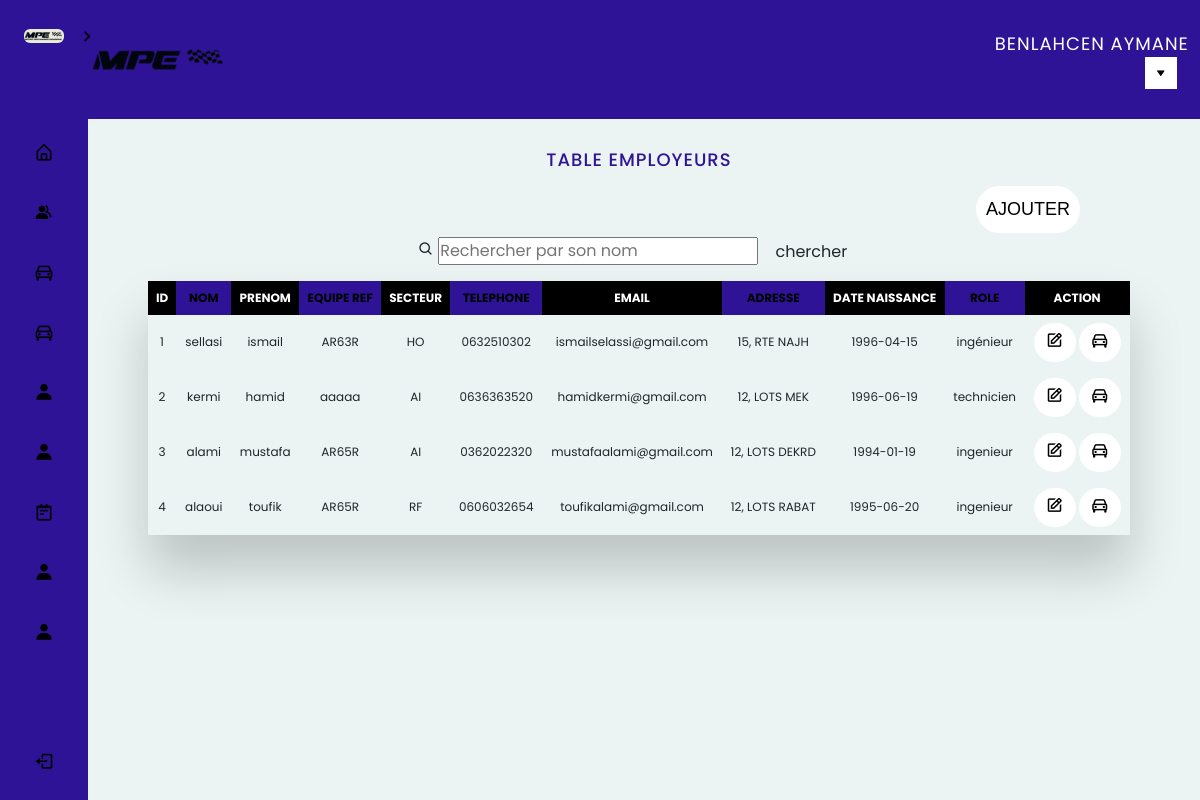
/admin/employeur.php (signed in), run on the app's committed database.
### tables this page shows
CREATE TABLE `employeur` (
  `id_employeur` int(11) NOT NULL,
  `id_equipe` int(11) NOT NULL,
  `nom` varchar(50) DEFAULT NULL,
  `prenom` varchar(50) DEFAULT NULL,
  `tel` varchar(15) DEFAULT NULL,
  `email` varchar(150) DEFAULT NULL,
  `adresse` varchar(200) DEFAULT NULL,
  `date_nais` date DEFAULT NULL,
  `role` varchar(20) DEFAULT NULL
);

CREATE TABLE `equipe` (
  `id_equipe` int(11) NOT NULL,
  `id_garage` int(11) NOT NULL,
  `secteur` varchar(50) DEFAULT NULL,
  `referance` varchar(10) NOT NULL
);

### admin/employeur.php (the view)
<?php include 'header.php'; ?>
<h2>Table employeurs</h2></br>
<div class="text-center ml-4">
    <form method="GET">
        <i class='bx bx-search icon'></i>
        <input type="text" name="s" id="s" placeholder="Rechercher par son nom" autocomplete="off">
        <input class="btn" type="submit" name="chercher" value="chercher">
    </form>
</div>
<div class="ml-auto">
    <a class="btn btn-customm" href="ajouteremployeur.php">AJOUTER</a>
</div>
<div class="table-wrapper">
    <table class="fl-table">
        <thead>
            <th>ID</th>
            <th>NOM</th>
            <th>PRENOM</th>
            <th>EQUIPE REF</th>
            <th>SECTEUR</th>
            <th>TELEPHONE</th>
            <th>EMAIL</th>
            <th>ADRESSE</th>
            <th>DATE NAISSANCE</th>
            <th>ROLE</th>
            <th>ACTION</th>
        </thead>
        <?php
        if (isset($_GET['chercher'])) {
            $s = $_GET['s'];
            $allemployeurs = $cnx->query("select employeur.*, equipe.referance , equipe.secteur from employeur
            inner join equipe on employeur.id_equipe = equipe.id_equipe");
            if (isset($_GET['s']) and !empty($_GET['s'])) {
                $recherche = htmlspecialchars($_GET['s']);
                $allemployeurs = $cnx->query("select employeur.*, equipe.referance , equipe.secteur from employeur
                inner join equipe on employeur.id_equipe = equipe.id_equipe WHERE email like  '%$s%' ");
            }
            if ($allemployeurs->rowCount() > 0) {
                while ($employeur = $allemployeurs->fetch()) {
        ?>
        <tbody>
                <tr>
                    <td>
                        <?php echo $employeur['id_employeur'] ?>
                    </td>
                    <td>
                        <?php echo $employeur['nom'] ?>
                    </td>
                    <td>
                        <?php echo $employeur['prenom'] ?>
                    </td>
                    <td>
                        <?php echo $employeur['referance'] ?>
                    </td>
                    <td>
                        <?php echo $employeur['secteur'] ?>
                    </td>
                    <td>
                        <?php echo $employeur['tel'] ?>
                    </td>
                    <td>
                        <?php echo $employeur['email'] ?>
                    </td>
                    <td>
                        <?php echo $employeur['adresse'] ?>
                    </td>
                    <td>
                        <?php echo $employeur['date_nais'] ?>
                    </td>
                    <td>
                        <?php echo $employeur['role'] ?>
                    </td>
                    <td>
                        <div class="aymxx">
                            <a class="btn btn-custom" href="modifieremployeur.php?idemployeur=<?php echo $employeur['id_employeur'] ?>"><i class='bx bx-edit icon'></i></a>
                            <a class="btn btn-custom" href="supprimeremployeur.php?idemployeur=<?php echo $employeur['id_employeur'] ?>"><i class='bx bx-car icon'></i></a>
                        </div>
                    </td>
                    </tr>
                    <?php } ?>
                    </tbody>
                <?php }
        } else {  ?>
                <?php
$mysqli = new mysqli("localhost", "root", "", "db_maintenance");
$mysqli->set_charset("utf8");
$requete = "select employeur.*, equipe.referance , equipe.secteur from employeur
inner join equipe on employeur.id_equipe = equipe.id_equipe";
$resultat = $mysqli->query($requete); ?>
        <tbody>
            <?php
            while ($ligne = $resultat->fetch_assoc()) {
            ?>
                <tr>
                    <td>
                        <?php echo $ligne['id_employeur'] ?>
                    </td>
                    <td>
                        <?php echo $ligne['nom'] ?>
                    </td>
                    <td>
                        <?php echo $ligne['prenom'] ?>
                    </td>
                    <td>
                        <?php echo $ligne['referance'] ?>
                    </td>
                    <td>
                        <?php echo $ligne['secteur'] ?>
                    </td>
                    <td>
                        <?php echo $ligne['tel'] ?>
                    </td>
                    <td>
                        <?php echo $ligne['email'] ?>
                    </td>
                    <td>
                        <?php echo $ligne['adresse'] ?>
                    </td>
                    <td>
                        <?php echo $ligne['date_nais'] ?>
                    </td>
                    <td>
                        <?php echo $ligne['role'] ?>
                    </td>
                    <td>
                        <div class="aymxx">
                            <a class="btn btn-custom" href="modifieremployeur.php?idemployeur=<?php echo $ligne['id_employeur'] ?>"><i class='bx bx-edit icon'></i></a>
                            <a class="btn btn-custom" href="supprimeremployeur.php?idemployeur=<?php echo $ligne['id_employeur'] ?>"><i class='bx bx-car icon'></i></a>
                        </div>
                    </td>
                    </tr>
                    <?php }
                    $mysqli->close(); ?>
                </tbody>
    </table>
<?php } ?>

### admin/header.php (shortened to what this page needs)
<?php
include 'cnx.php';
?>
<!DOCTYPE html>
<html lang="fr">
<head>
    <link href="https://cdn.jsdelivr.net/npm/bootstrap@5.2.0-beta1/dist/css/bootstrap.min.css" rel="stylesheet">
    <link rel="stylesheet" href="css/style.css">
    <link href='https://unpkg.com/boxicons@2.1.1/css/boxicons.min.css' rel='stylesheet'>
</head>
<body>
    <nav class="sidebar close">
        <header>
            <div class="image-text">
                <span class="image">
                    <a href="index.php">
                        <img src="img/logo.jpeg" alt="">
                    </a>
                </span>
            </div>
            <i class='bx bx-chevron-right toggle'></i>
        </header>
        <div class="menu-bar">
            <div class="menu">
                <ul class="menu-links">
                    <li class="nav-link">
                        <a href="index.php">
                            <i class='bx bx-home-alt icon'></i>
                        </a>
                    </li>
                    <li class="nav-link">
                        <a href="client.php">
                            <i class='bx bxs-group icon'></i>
                        </a>
                    </li>
                    <li class="nav-link">
                        <a href="voiture.php">
                            <i class='bx bx-car icon'></i>
                        </a>
                    </li>
                    <li class="nav-link">
                        <a href="piece.php">
                            <i class='bx bx-car icon'></i>
                        </a>
                    </li>
                    <li class="nav-link">
                        <a href="equipe.php">
                            <i class='bx bxs-user icon'></i>
                        </a>
                    </li>
                    <li class="nav-link">
                        <a href="employeur.php">
                            <i class='bx bxs-user icon'></i>
                        </a>
                    </li>
                    <li class="nav-link">
                        <a href="reparation.php">
                            <i class='bx bx-notepad icon'></i>
                        </a>
                    </li>
                    <li class="nav-link">
                        <a href="user.php">
                            <i class='bx bxs-user icon'></i>
                        </a>
                    </li>
                    <li class="nav-link">
                        <a href="garage.php">
                            <i class='bx bxs-user icon'></i>
                        </a>
                    </li>
                </ul>
            </div>
            <div class="bottom-content">
                <li class="">
                    <a href="logout.php">
                        <i class='bx bx-log-out icon'></i>
                    </a>
                </li>
            </div>
        </div>
    </nav>
    <section class="home">
        <div class="tfff">
            <header class="headerf">
                <img class="logo" src="img/image2.png" alt="logo">
                <span class="userrr">
                    <?php
                    $email = $_SESSION['admin'];
                    $query = "select * from admin where email = '$email'";
                    $stm = $cnx->prepare($query);
                    $stm->execute();
                    $admin = $stm->fetch();
                    echo $admin['nom'] . ' ' . $admin['prenom'];
                    ?></ </span>
                    <div class="dropdown">
                        <button class="dropbtn"><i class='bx bxs-down-arrow'></i></button>
                    </div>
            </header>

### data on the page
employeur: id_employeur "1", nom "sellasi", prenom "ismail", id_equipe.referance "AR63R", id_equipe.secteur "HO", tel "0632510302", email "ismailselassi@gmail.com", adresse "15, RTE NAJH", date_nais "1996-04-15", role "ingénieur"
employeur: id_employeur "2", nom "kermi", prenom "hamid", id_equipe.referance "aaaaa", id_equipe.secteur "AI", tel "0636363520", email "hamidkermi@gmail.com", adresse "12, LOTS MEK", date_nais "1996-06-19", role "technicien"
employeur: id_employeur "3", nom "alami", prenom "mustafa", id_equipe.referance "AR65R", id_equipe.secteur "AI", tel "0362022320", email "mustafaalami@gmail.com", adresse "12, LOTS DEKRD", date_nais "1994-01-19", role "ingenieur"
employeur: id_employeur "4", nom "alaoui", prenom "toufik", id_equipe.referance "AR65R", id_equipe.secteur "RF", tel "0606032654", email "toufikalami@gmail.com", adresse "12, LOTS RABAT", date_nais "1995-06-20", role "ingenieur"

### other printed values
$admin['nom'] "BENLAHCEN"
$admin['prenom'] "AYMANE"
